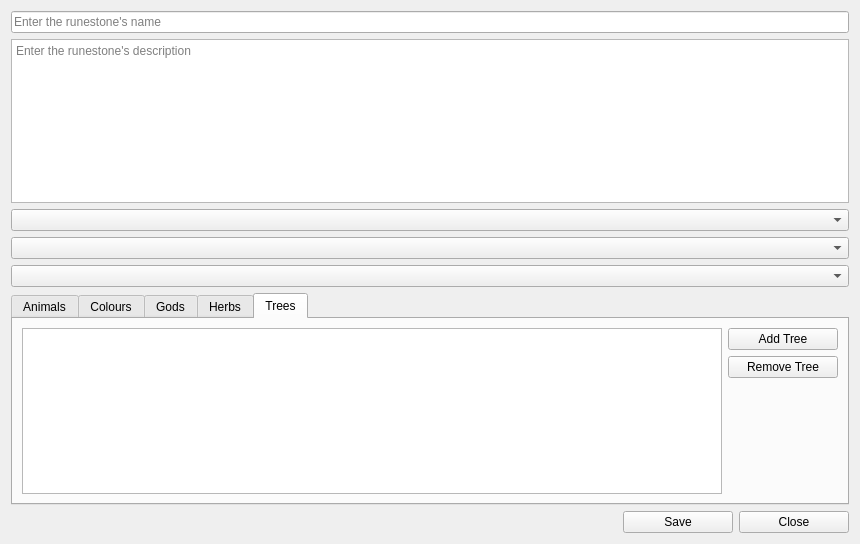
<?xml version="1.0" encoding="UTF-8"?>
<ui version="4.0">
 <class>RunestoneForm</class>
 <widget class="QDialog" name="RunestoneForm">
  <property name="geometry">
   <rect>
    <x>0</x>
    <y>0</y>
    <width>860</width>
    <height>544</height>
   </rect>
  </property>
  <property name="windowTitle">
   <string>Dialog</string>
  </property>
  <layout class="QVBoxLayout" name="verticalLayout">
   <item>
    <widget class="QLineEdit" name="nameTextField">
     <property name="placeholderText">
      <string>Enter the runestone's name</string>
     </property>
    </widget>
   </item>
   <item>
    <widget class="QPlainTextEdit" name="descriptionTextEdit">
     <property name="placeholderText">
      <string>Enter the runestone's description</string>
     </property>
    </widget>
   </item>
   <item>
    <widget class="QComboBox" name="polarityCombo"/>
   </item>
   <item>
    <widget class="QComboBox" name="planetCombo"/>
   </item>
   <item>
    <widget class="QComboBox" name="zodiacCombo"/>
   </item>
   <item>
    <widget class="QTabWidget" name="tabWidget">
     <property name="sizePolicy">
      <sizepolicy hsizetype="Expanding" vsizetype="Expanding">
       <horstretch>0</horstretch>
       <verstretch>0</verstretch>
      </sizepolicy>
     </property>
     <property name="currentIndex">
      <number>4</number>
     </property>
     <widget class="QWidget" name="animalsTab">
      <attribute name="title">
       <string>Animals</string>
      </attribute>
      <layout class="QHBoxLayout" name="horizontalLayout_2">
       <item>
        <widget class="QListWidget" name="animalList"/>
       </item>
       <item>
        <layout class="QVBoxLayout" name="verticalLayout_2">
         <item>
          <widget class="QPushButton" name="addAnimalButton">
           <property name="sizePolicy">
            <sizepolicy hsizetype="Fixed" vsizetype="Fixed">
             <horstretch>0</horstretch>
             <verstretch>0</verstretch>
            </sizepolicy>
           </property>
           <property name="minimumSize">
            <size>
             <width>110</width>
             <height>0</height>
            </size>
           </property>
           <property name="maximumSize">
            <size>
             <width>110</width>
             <height>16777215</height>
            </size>
           </property>
           <property name="text">
            <string>Add Animal</string>
           </property>
          </widget>
         </item>
         <item>
          <widget class="QPushButton" name="removeAnimalButton">
           <property name="sizePolicy">
            <sizepolicy hsizetype="Fixed" vsizetype="Fixed">
             <horstretch>0</horstretch>
             <verstretch>0</verstretch>
            </sizepolicy>
           </property>
           <property name="minimumSize">
            <size>
             <width>110</width>
             <height>0</height>
            </size>
           </property>
           <property name="maximumSize">
            <size>
             <width>110</width>
             <height>16777215</height>
            </size>
           </property>
           <property name="text">
            <string> Remove Animal</string>
           </property>
          </widget>
         </item>
         <item>
          <spacer name="verticalSpacer">
           <property name="orientation">
            <enum>Qt::Orientation::Vertical</enum>
           </property>
           <property name="sizeHint" stdset="0">
            <size>
             <width>20</width>
             <height>40</height>
            </size>
           </property>
          </spacer>
         </item>
        </layout>
       </item>
      </layout>
     </widget>
     <widget class="QWidget" name="coloursTab">
      <attribute name="title">
       <string>Colours</string>
      </attribute>
      <layout class="QHBoxLayout" name="horizontalLayout_3">
       <item>
        <widget class="QListWidget" name="colourList"/>
       </item>
       <item>
        <layout class="QVBoxLayout" name="verticalLayout_3">
         <item>
          <widget class="QPushButton" name="addColourButton">
           <property name="sizePolicy">
            <sizepolicy hsizetype="Fixed" vsizetype="Fixed">
             <horstretch>0</horstretch>
             <verstretch>0</verstretch>
            </sizepolicy>
           </property>
           <property name="minimumSize">
            <size>
             <width>110</width>
             <height>0</height>
            </size>
           </property>
           <property name="maximumSize">
            <size>
             <width>110</width>
             <height>16777215</height>
            </size>
           </property>
           <property name="text">
            <string>Add Colour</string>
           </property>
          </widget>
         </item>
         <item>
          <widget class="QPushButton" name="removeColourButton">
           <property name="sizePolicy">
            <sizepolicy hsizetype="Fixed" vsizetype="Fixed">
             <horstretch>0</horstretch>
             <verstretch>0</verstretch>
            </sizepolicy>
           </property>
           <property name="minimumSize">
            <size>
             <width>110</width>
             <height>0</height>
            </size>
           </property>
           <property name="maximumSize">
            <size>
             <width>110</width>
             <height>16777215</height>
            </size>
           </property>
           <property name="text">
            <string>Remove Colour</string>
           </property>
          </widget>
         </item>
         <item>
          <spacer name="verticalSpacer_2">
           <property name="orientation">
            <enum>Qt::Orientation::Vertical</enum>
           </property>
           <property name="sizeHint" stdset="0">
            <size>
             <width>20</width>
             <height>40</height>
            </size>
           </property>
          </spacer>
         </item>
        </layout>
       </item>
      </layout>
     </widget>
     <widget class="QWidget" name="godsTab">
      <attribute name="title">
       <string>Gods</string>
      </attribute>
      <layout class="QHBoxLayout" name="horizontalLayout_4">
       <item>
        <widget class="QListWidget" name="godList"/>
       </item>
       <item>
        <layout class="QVBoxLayout" name="verticalLayout_4">
         <item>
          <widget class="QPushButton" name="addGodButton">
           <property name="sizePolicy">
            <sizepolicy hsizetype="Fixed" vsizetype="Fixed">
             <horstretch>0</horstretch>
             <verstretch>0</verstretch>
            </sizepolicy>
           </property>
           <property name="minimumSize">
            <size>
             <width>110</width>
             <height>0</height>
            </size>
           </property>
           <property name="maximumSize">
            <size>
             <width>110</width>
             <height>16777215</height>
            </size>
           </property>
           <property name="text">
            <string>Add God</string>
           </property>
          </widget>
         </item>
         <item>
          <widget class="QPushButton" name="removeGOdButton">
           <property name="sizePolicy">
            <sizepolicy hsizetype="Fixed" vsizetype="Fixed">
             <horstretch>0</horstretch>
             <verstretch>0</verstretch>
            </sizepolicy>
           </property>
           <property name="minimumSize">
            <size>
             <width>110</width>
             <height>0</height>
            </size>
           </property>
           <property name="maximumSize">
            <size>
             <width>110</width>
             <height>16777215</height>
            </size>
           </property>
           <property name="text">
            <string>Remove God</string>
           </property>
          </widget>
         </item>
         <item>
          <spacer name="verticalSpacer_3">
           <property name="orientation">
            <enum>Qt::Orientation::Vertical</enum>
           </property>
           <property name="sizeHint" stdset="0">
            <size>
             <width>20</width>
             <height>40</height>
            </size>
           </property>
          </spacer>
         </item>
        </layout>
       </item>
      </layout>
     </widget>
     <widget class="QWidget" name="herbsTab">
      <attribute name="title">
       <string>Herbs</string>
      </attribute>
      <layout class="QHBoxLayout" name="horizontalLayout_5">
       <item>
        <widget class="QListWidget" name="herbList"/>
       </item>
       <item>
        <layout class="QVBoxLayout" name="verticalLayout_5">
         <item>
          <widget class="QPushButton" name="Herb">
           <property name="sizePolicy">
            <sizepolicy hsizetype="Fixed" vsizetype="Fixed">
             <horstretch>0</horstretch>
             <verstretch>0</verstretch>
            </sizepolicy>
           </property>
           <property name="minimumSize">
            <size>
             <width>110</width>
             <height>0</height>
            </size>
           </property>
           <property name="maximumSize">
            <size>
             <width>110</width>
             <height>16777215</height>
            </size>
           </property>
           <property name="text">
            <string>Add Herb</string>
           </property>
          </widget>
         </item>
         <item>
          <widget class="QPushButton" name="removeHerbButton">
           <property name="sizePolicy">
            <sizepolicy hsizetype="Fixed" vsizetype="Fixed">
             <horstretch>0</horstretch>
             <verstretch>0</verstretch>
            </sizepolicy>
           </property>
           <property name="minimumSize">
            <size>
             <width>110</width>
             <height>0</height>
            </size>
           </property>
           <property name="maximumSize">
            <size>
             <width>110</width>
             <height>16777215</height>
            </size>
           </property>
           <property name="text">
            <string>Remove Herb</string>
           </property>
          </widget>
         </item>
         <item>
          <spacer name="verticalSpacer_4">
           <property name="orientation">
            <enum>Qt::Orientation::Vertical</enum>
           </property>
           <property name="sizeHint" stdset="0">
            <size>
             <width>20</width>
             <height>40</height>
            </size>
           </property>
          </spacer>
         </item>
        </layout>
       </item>
      </layout>
     </widget>
     <widget class="QWidget" name="treesTab">
      <attribute name="title">
       <string>Trees</string>
      </attribute>
      <layout class="QHBoxLayout" name="horizontalLayout_6">
       <item>
        <widget class="QListWidget" name="treeList"/>
       </item>
       <item>
        <layout class="QVBoxLayout" name="verticalLayout_6">
         <item>
          <widget class="QPushButton" name="addTreeButton">
           <property name="sizePolicy">
            <sizepolicy hsizetype="Fixed" vsizetype="Fixed">
             <horstretch>0</horstretch>
             <verstretch>0</verstretch>
            </sizepolicy>
           </property>
           <property name="minimumSize">
            <size>
             <width>110</width>
             <height>0</height>
            </size>
           </property>
           <property name="maximumSize">
            <size>
             <width>110</width>
             <height>16777215</height>
            </size>
           </property>
           <property name="text">
            <string>Add Tree</string>
           </property>
          </widget>
         </item>
         <item>
          <widget class="QPushButton" name="removeTreeButton">
           <property name="sizePolicy">
            <sizepolicy hsizetype="Fixed" vsizetype="Fixed">
             <horstretch>0</horstretch>
             <verstretch>0</verstretch>
            </sizepolicy>
           </property>
           <property name="minimumSize">
            <size>
             <width>110</width>
             <height>0</height>
            </size>
           </property>
           <property name="maximumSize">
            <size>
             <width>110</width>
             <height>16777215</height>
            </size>
           </property>
           <property name="text">
            <string>Remove Tree</string>
           </property>
          </widget>
         </item>
         <item>
          <spacer name="verticalSpacer_5">
           <property name="orientation">
            <enum>Qt::Orientation::Vertical</enum>
           </property>
           <property name="sizeHint" stdset="0">
            <size>
             <width>20</width>
             <height>40</height>
            </size>
           </property>
          </spacer>
         </item>
        </layout>
       </item>
      </layout>
     </widget>
    </widget>
   </item>
   <item>
    <layout class="QHBoxLayout" name="horizontalLayout">
     <item>
      <spacer name="horizontalSpacer">
       <property name="orientation">
        <enum>Qt::Orientation::Horizontal</enum>
       </property>
       <property name="sizeHint" stdset="0">
        <size>
         <width>40</width>
         <height>20</height>
        </size>
       </property>
      </spacer>
     </item>
     <item>
      <widget class="QPushButton" name="saveButton">
       <property name="minimumSize">
        <size>
         <width>110</width>
         <height>0</height>
        </size>
       </property>
       <property name="maximumSize">
        <size>
         <width>110</width>
         <height>16777215</height>
        </size>
       </property>
       <property name="text">
        <string>Save</string>
       </property>
      </widget>
     </item>
     <item>
      <widget class="QPushButton" name="closeButton">
       <property name="minimumSize">
        <size>
         <width>110</width>
         <height>0</height>
        </size>
       </property>
       <property name="maximumSize">
        <size>
         <width>110</width>
         <height>16777215</height>
        </size>
       </property>
       <property name="text">
        <string>Close</string>
       </property>
      </widget>
     </item>
    </layout>
   </item>
  </layout>
 </widget>
 <resources/>
 <connections/>
</ui>
